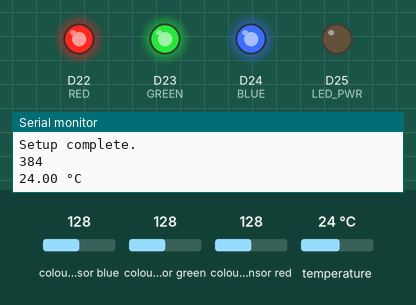
Simulated run of this sketch. Board: Arduino Nano 33 BLE. On the bench: output pins drawn as LEDs (lit = HIGH), the last lines printed to the serial monitor. The test bench sets the inputs (shaded band); at power-on: colour sensor blue 128, colour sensor green 128, colour sensor red 128, temperature 24 °C.

Above: at 0.1 s.
At 1.1 s:
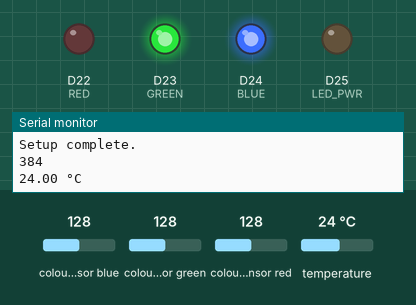
At 2.1 s:
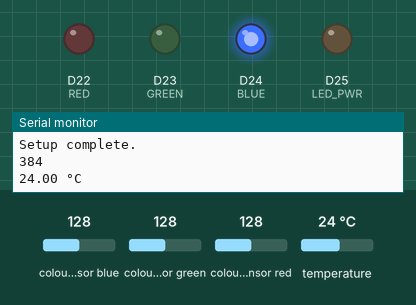
At 3.1 s:
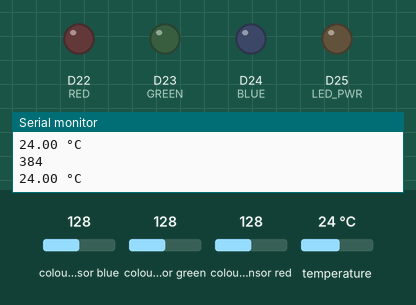
Timing chart, 0 to 4.6 s (numbered marks = the images above):
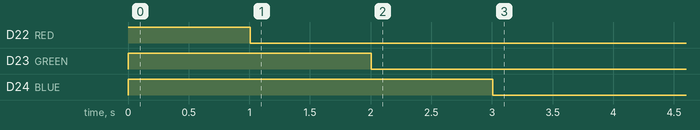

The sketch:

sensortest.ino
```cpp
#include <Arduino_HTS221.h>
#include <Arduino_APDS9960.h>

#define RED 22
#define GREEN 23
#define BLUE 24
#define LED_PWR 25

void setup(){
  Serial.begin(9600);
  while(!Serial);

  pinMode(RED, OUTPUT);
  pinMode(BLUE, OUTPUT);
  pinMode(GREEN, OUTPUT);
  pinMode(LED_PWR, OUTPUT);
  digitalWrite(RED, HIGH);
  digitalWrite(BLUE, HIGH);
  digitalWrite(GREEN, HIGH);

  if (!HTS.begin()){
    Serial.println("Failed to initialize humidity temperature sensor");
    while(1);
  }

  if(!APDS.begin()){
    Serial.println("Failed to initialize ambient light sensor");
    while(1);
  }

  Serial.println("Setup complete.");
}

void loop(){
   while (! APDS.colorAvailable()) {
    delay(5);
  }
  int r, b, g, a;
  APDS.readColor(r,g,b,a);
  Serial.println(a);
  Serial.print(HTS.readTemperature());
  Serial.println(" °C");
  delay(1000);
  digitalWrite(RED, LOW);
  delay(1000);
  digitalWrite(GREEN,LOW);
  delay(1000);
  digitalWrite(BLUE, LOW);
  digitalWrite(LED_PWR, LOW);

}
```

Measured:
- by itself, D22 (RED): HIGH → LOW at 1.0 s
- by itself, D23 (GREEN): HIGH → LOW at 2.0 s
- by itself, D24 (BLUE): HIGH → LOW at 3.0 s
